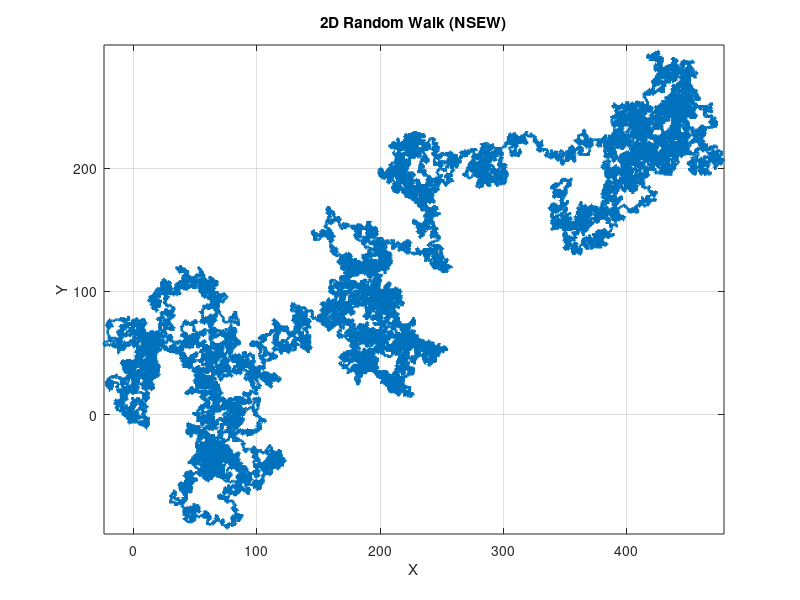

Here is the MATLAB script that generated this plot:
%% SECTION 1: Title
% Author: Evan Gibbs
% Project: Random Walk NSEW
% Dates Worked on: 11/7/2024-11/9/2024

%% SECTION 2: Initializing Our Random Walk

Starting_Pos = [0, 0];
Random_Walk = Starting_Pos; 

%% SECTION 3: Defining Our Random Walk

Number_of_Steps = 100000;
Vector_Directions = [0, 1; 0, -1; 1, 0; -1, 0]; 
Sample_Space_Probs = [0.25, 0.25, 0.25, 0.25];

Direction_Indices = randsample(1:4, Number_of_Steps, true, Sample_Space_Probs);

for i = 1:Number_of_Steps
    Random_Walk = [Random_Walk; Random_Walk(i,:) + Vector_Directions(Direction_Indices(i), :)];
end    

figure;
plot(Random_Walk(:,1), Random_Walk(:,2), 'LineWidth', 2); 
hold on;
xlabel('X');
ylabel('Y');
title('2D Random Walk (NSEW)');
grid on;
axis equal;
